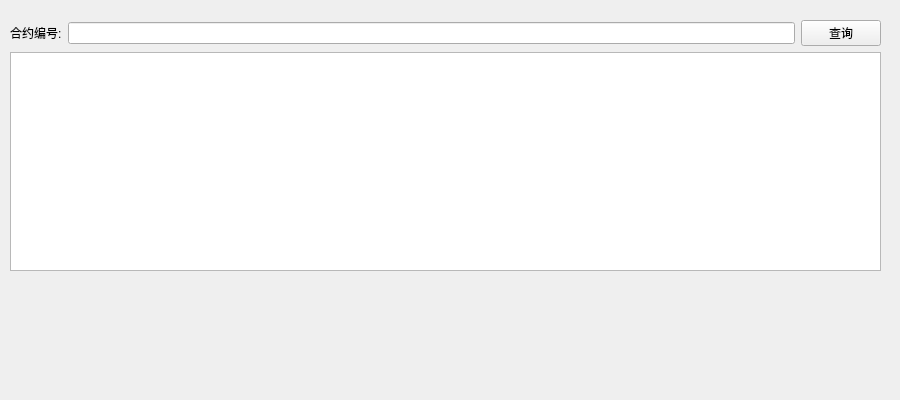
<?xml version="1.0" encoding="UTF-8"?>
<ui version="4.0">
 <class>SearchInstrument</class>
 <widget class="QWidget" name="SearchInstrument">
  <property name="geometry">
   <rect>
    <x>0</x>
    <y>0</y>
    <width>900</width>
    <height>400</height>
   </rect>
  </property>
  <property name="windowTitle">
   <string>Form</string>
  </property>
  <widget class="QWidget" name="">
   <property name="geometry">
    <rect>
     <x>10</x>
     <y>20</y>
     <width>871</width>
     <height>251</height>
    </rect>
   </property>
   <layout class="QVBoxLayout" name="verticalLayout">
    <item>
     <layout class="QHBoxLayout" name="horizontalLayout">
      <item>
       <widget class="QLabel" name="label">
        <property name="text">
         <string>合约编号:</string>
        </property>
       </widget>
      </item>
      <item>
       <widget class="QLineEdit" name="lineEdit"/>
      </item>
      <item>
       <widget class="QPushButton" name="pushButton">
        <property name="text">
         <string>查询</string>
        </property>
       </widget>
      </item>
     </layout>
    </item>
    <item>
     <widget class="QTableWidget" name="tableWidget"/>
    </item>
   </layout>
  </widget>
 </widget>
 <resources/>
 <connections/>
</ui>
